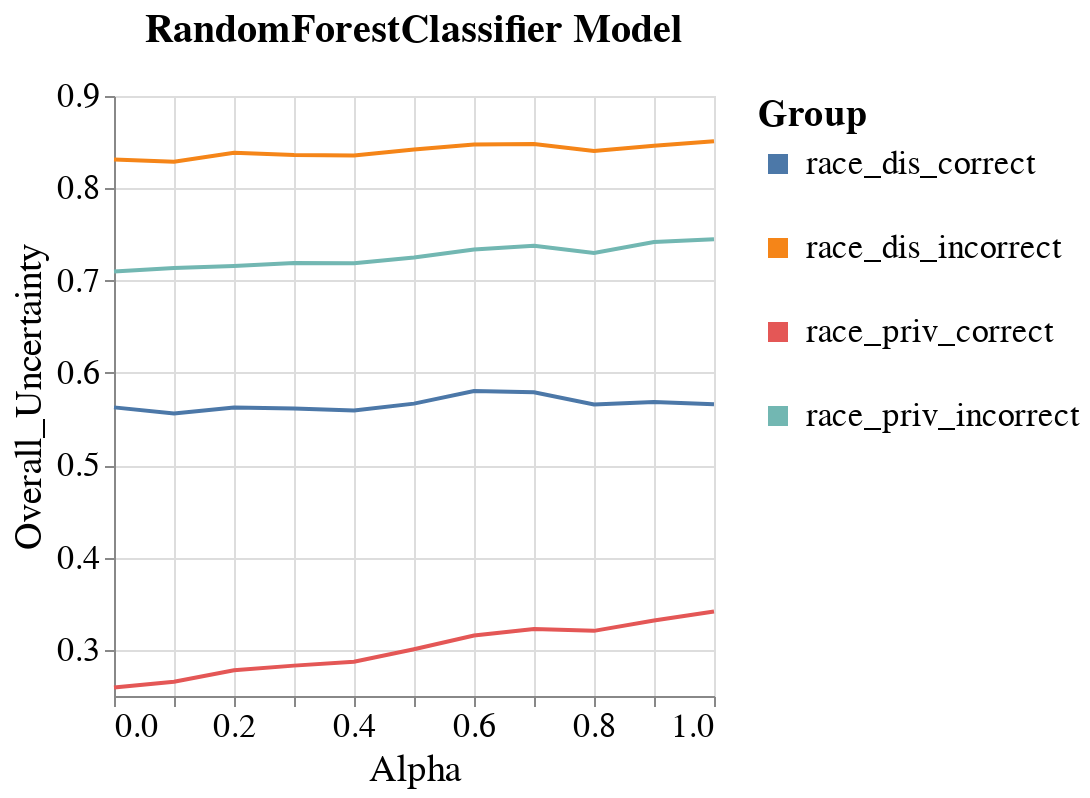

Notebook code for this chart:
### Code cell
visualizer.create_line_bands_per_group_metric_plot(model_name=MODEL_NAMES[0],
                                                   group_metric='Overall_Uncertainty',
                                                   group='race',
                                                   metric_type='subgroup')

### Figure 1 — Vega-Lite specification as saved in the notebook (floating-point values rounded to 4 significant figures; data arrays with more than 128 entries replaced by an {"elided": "..."} marker saying what was removed)
{"config": {"view": {"continuousWidth": 400, "continuousHeight": 300}, "axis": {"labelFontSize": 17, "labelFontWeight": "normal", "titleFontSize": 19, "titleFontWeight": "normal"}, "legend": {"labelFontSize": 17, "labelLimit": 300, "symbolStrokeWidth": 10, "titleFontSize": 19, "titleLimit": 300}, "title": {"fontSize": 17}}, "data": {"name": "data-2d7103f4a9ccdcef15bbbae301bf4457"}, "mark": "line", "encoding": {"color": {"field": "Group", "type": "nominal"}, "x": {"field": "Intervention_Param", "title": "Alpha", "type": "quantitative"}, "y": {"aggregate": "mean", "field": "Metric_Value", "scale": {"zero": false}, "title": "Overall_Uncertainty", "type": "quantitative"}}, "height": 300, "title": {"text": "RandomForestClassifier Model", "anchor": "middle", "dy": -10, "fontSize": 20}, "width": 300, "$schema": "https://vega.github.io/schema/vega-lite/v4.17.0.json", "datasets": {"data-2d7103f4a9ccdcef15bbbae301bf4457": {"elided": "264 records"}}}
